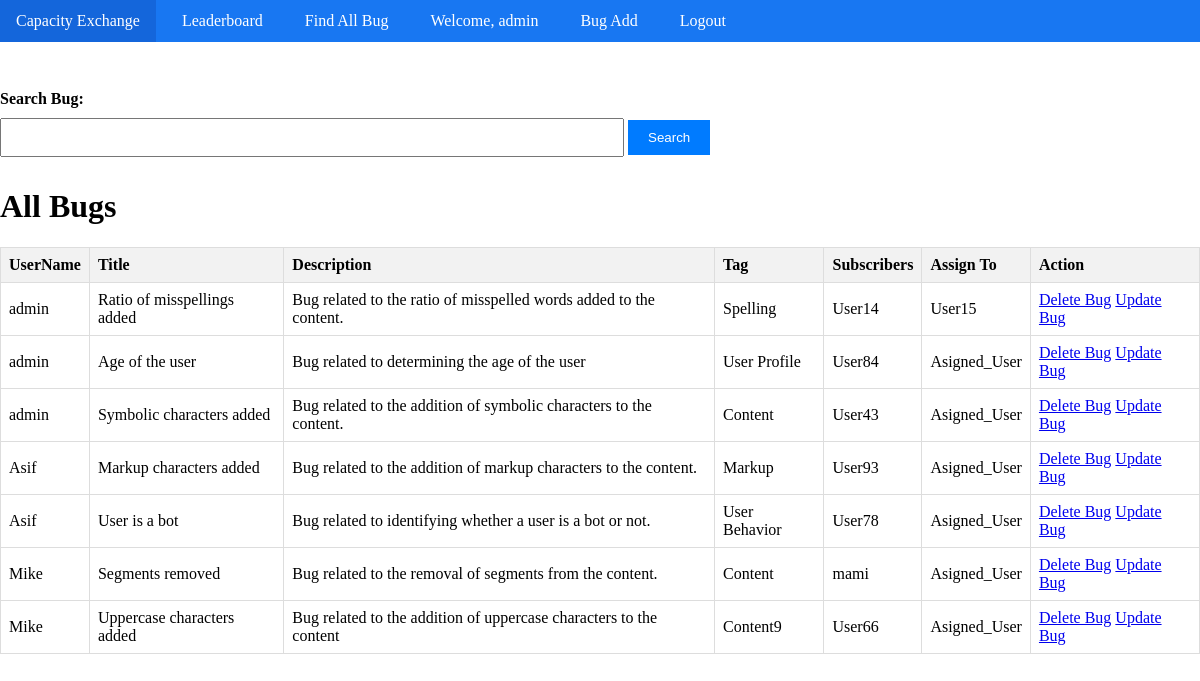
The page /suc-cese/ (signed in) on the database its author committed.
### bug/models.py (models this page shows, shortened)
class Bug(models.Model):
    user=models.ForeignKey(User,on_delete=models.SET_NULL,null=True,blank=True)
    bugTitle = models.TextField(max_length=200)
    slug = models.SlugField(unique=True)
    bugDescription = models.TextField()
    tag = models.CharField(max_length=50)
    subscribers = models.CharField(max_length=200)
    assign_to = models.CharField(max_length=100)

### bug/views.py (the view)
# urls.py: path("suc-cese/", succese, name="succese"),
def succese(request):
    queryset = Bug.objects.select_related('user')
    search_query = request.GET.get('search')
    if search_query:
        queryset = queryset.filter(bugTitle__icontains=search_query)
    context = {'home': queryset}
    return render(request, "home/all_bugs.html", context)

### bug/templates/home/all_bugs.html (shortened to what this page needs)
{% extends "base.html" %}
{% block start %}
<div class="mt-3">
    <form method="GET" action="{% url 'succese' %}" class="mx-auto col-6">
        <label for="gsearch" class="form-label">Search Bug:</label>
        <input name="search" type="text" class="form-control" value="{{ request.GET.search }}">
        <button type="submit" class="btn btn-primary">Search</button>
    </form>
</div>
<h1>All Bugs</h1>
<table>
    <thead>
        <tr>
            <th>UserName</th>
            <th>Title</th>
            <th>Description</th>
            <th>Tag</th>
            <th>Subscribers</th>
            <th>Assign To</th>
            <th>Action</th>
        </tr>
    </thead>
    <tbody>
        {% for bug in home %}
            <tr>
                 <td>{{ bug.user.username }}</td>
                <td>{{ bug.bugTitle }}</td>
                <td>{{ bug.bugDescription }}</td>
                <td>{{ bug.tag }}</td>
                <td>{{ bug.subscribers }}</td>
                <td>{{ bug.assign_to }}</td>
                <td>
                    <a href="{% url 'delete_bug' bug.slug %}">Delete Bug</a>
                    <a href="{% url 'update_bug' bug.slug %}">Update Bug</a>
                </td>
            </tr>
        {% endfor %}
    </tbody>
</table>
{% endblock %}

### bug/templates/base.html (shortened to what this page needs)
<!DOCTYPE html>
<html lang="en">
<head>
</head>
<body>
    <div class="navbar">
        <a href="https://meta.wikimedia.org/wiki/Capacity_Exchange">Capacity Exchange</a>
        <a href="/leaderboard/">Leaderboard</a>
        <a href="/suc-cese/">Find All Bug</a>
        {% if user.is_authenticated %}
            <a href="#">Welcome, {{ user.username }}</a>
            <a href="/">Bug Add</a>
            <a href="/logout">Logout</a>
        {% else %}
            <a href="/login">Login</a>
            <a href="/reg">Register</a>
        {% endif %}
    </div>
    {% block start %}
    {% endblock %}
</body>
</html>

### bug/templates/base.html (style rules this page uses)
.navbar { background-color: #1877f2; overflow: hidden; }
.navbar a { float: left; display: block; color: white; text-align: center; padding: 12px 16px; text-decoration: none; }
body { margin: 0; padding: 0; }
label { display: block; margin-bottom: 10px; font-weight: bold; }
input[type="text"], textarea { width: 50%; padding: 10px; margin-bottom: 10px; }
.btn { background-color: #1877f2; color: rgba(255, 255, 255, 0.52); border: none; padding: 10px 20px; cursor: pointer; }
.navbar a:not(:first-child) { margin-left: 10px; }

### bug/templates/home/all_bugs.html (style rules this page uses)
.mt-3 { margin-top: 3rem; }
.mx-auto { margin: 0 auto; }
label.form-label { font-weight: bold; }
input.form-control { width: 50%; padding: 10px; margin-bottom: 10px; }
table { border-collapse: collapse; width: 100%; }
th, td { border: 1px solid #dddddd; text-align: left; padding: 8px; }
th { background-color: #f2f2f2; }
.btn { background-color: #007bff; color: white; border: none; padding: 10px 20px; cursor: pointer; text-decoration: none; display: inline-block; }

### rows shown on the page
Bug: user.username "admin", bugTitle "Ratio of misspellings added", bugDescription "Bug related to the ratio of misspelled words added to the content.", tag "Spelling", subscribers "User14", assign_to "User15"
Bug: user.username "admin", bugTitle "Age of the user", bugDescription "Bug related to determining the age of the user", tag "User Profile", subscribers "User84", assign_to "Asigned_User"
Bug: user.username "admin", bugTitle "Symbolic characters added", bugDescription "Bug related to the addition of symbolic characters to the content.", tag "Content", subscribers "User43", assign_to "Asigned_User"
Bug: user.username "Asif", bugTitle "Markup characters added", bugDescription "Bug related to the addition of markup characters to the content.", tag "Markup", subscribers "User93", assign_to "Asigned_User"
Bug: user.username "Asif", bugTitle "User is a bot", bugDescription "Bug related to identifying whether a user is a bot or not.", tag "User Behavior", subscribers "User78", assign_to "Asigned_User"
Bug: user.username "Mike", bugTitle "Segments removed", bugDescription "Bug related to the removal of segments from the content.", tag "Content", subscribers "mami", assign_to "Asigned_User"
Bug: user.username "Mike", bugTitle "Uppercase characters added", bugDescription "Bug related to the addition of uppercase characters to the content", tag "Content9", subscribers "User66", assign_to "Asigned_User"

### other values the page prints
{{ user.username }} "admin"
